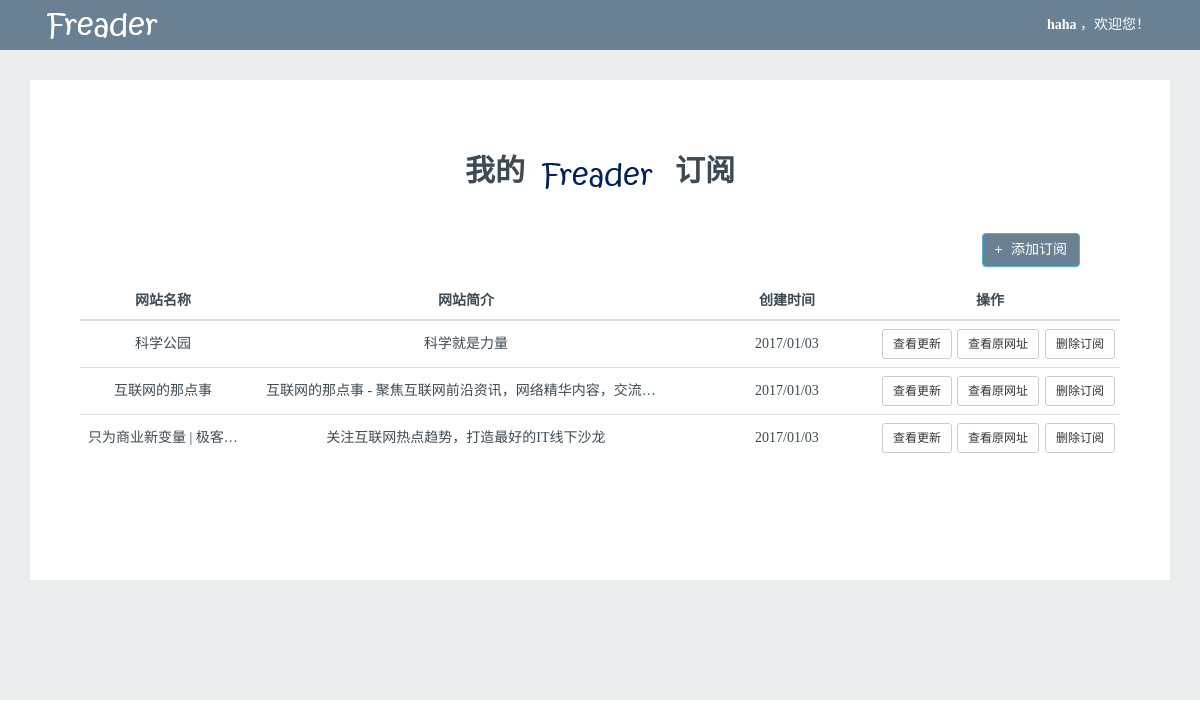
/home/ (signed in), run on an earlier commit of the app's database.
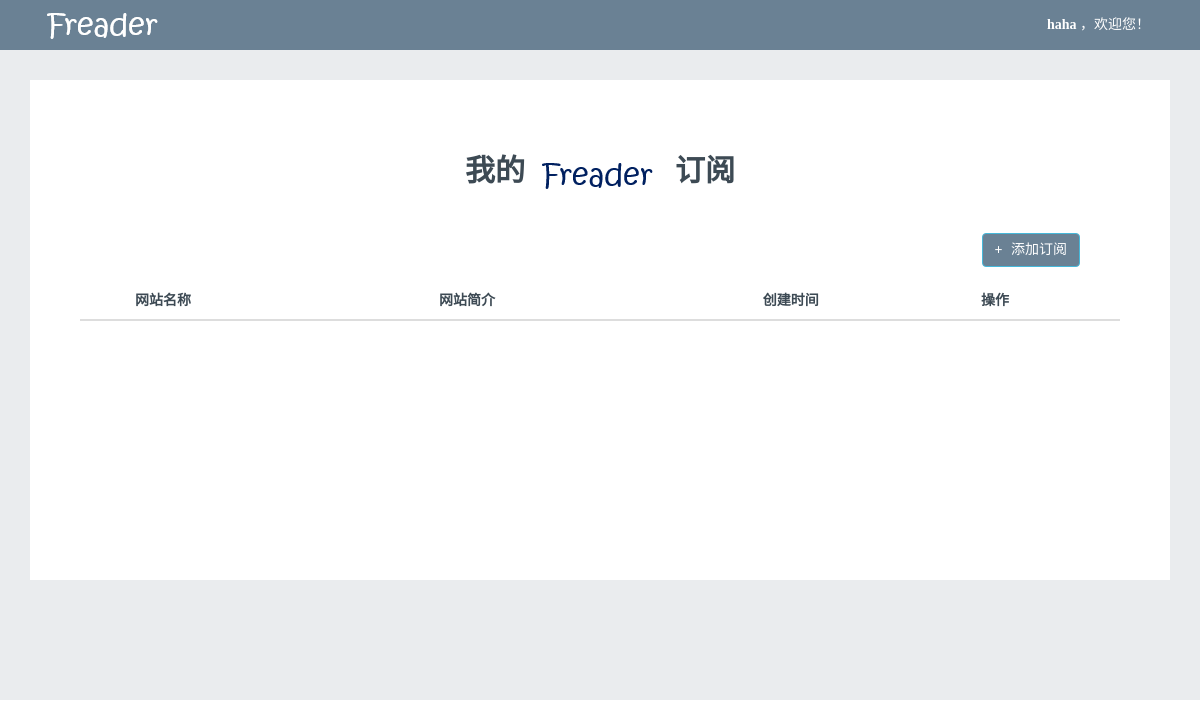
And on a later commit of the database.
### Main/models.py (models this page shows, shortened)
class Channel(models.Model):
    title=models.CharField('标题',max_length=32)
    link=models.CharField('订阅源',max_length=64)
    description=models.CharField('描述',max_length=128)
    created_time=models.DateTimeField("创建时间",auto_now_add=True)
    has_update=models.BooleanField('是否有更新',default=False)
    class Meta:
        ordering=['-created_time']

### Main/views.py (the view)
# urls.py: url(r'^home/$',HomePageView.as_view(),name='home'),
class HomePageView(ListView):
    template_name = 'homepage.html'
    context_object_name = 'channel_list'
    def get_queryset(self):
        user=self.request.user
        if not user.is_anonymous:
            channel_list=user.account.channel.all().distinct()
            return channel_list
        else:
            return None
    def get_context_data(self, **kwargs):
        if self.request.user.is_anonymous():
            kwargs['username']='游客'
        else:
            kwargs['username']=self.request.user.username
        kwargs['form']=ChnlForm()
        return super(HomePageView,self).get_context_data(**kwargs)

### Main/templates/homepage.html (shortened to what this page needs)
{% extends 'template.html' %}
{% load staticfiles %}
{% block mycss %}
    <link rel="stylesheet" type="text/css" href="{% static 'main/css/main.css' %}">
{% endblock %}
{% block content %}
<div id="container">
		<div id="top">
            <span class="dropdown">
                    <a id="username" href="{% url 'Main:home' %}" class="dropdown-toggle" data-toggle="dropdown" aria-haspopup="true" aria-expanded="true">
                        {{ username }}
                    </a>
            </span>
            <span>，欢迎您！</span>
        </div>
        <div id="mainbox">
            <div style="font-size: 30px;font-weight: bold; margin: 20px; text-align: center;">我的<img src="{% static 'main/img/logo_blue.png' %}" alt="Freader">订阅</div>
            <div style="height: 50px;">
                <button id="addbutton" type="button" class="btn btn-info" data-toggle="modal" data-target="#addbox" style="right: 10%; position: absolute; background: #6A8194;">
                    <span style="font-weight: 900;padding-right: 5px;">+</span>
                    <span>添加订阅</span>
                </button>
            </div>
           <div>
                <table class="table table-hover">
                    <thead>
                        <tr>
                            <th><div style="width:150px;">网站名称</div></th>
                            <th><div style="width:400px;">网站简介</div></th>
                            <th><div style="width:150px;">创建时间</div></th>
                            <th colspan="3"><div style="width:200px;">操作</div></th>
                        </tr>
                    </thead>
                    <tbody>
                    {% for channel in channel_list %}
                        <tr>
                            <td><div class="tableunit" style="width:150px;">{{ channel.title }}</div></td>
                            <td><div class="tableunit" style="width:400px;">{{ channel.description }}</div></td>
                            <td><div class="tableunit" style="width:150px;">{{ channel.created_time|date:"Y/m/d" }}</div></td>
                            <td style="padding-right:0px;padding-left:0px;"><a href="{% url 'Main:chnlupdt' channel.pk %}"><button class="btn btn-sm btn-default">查看更新</button></a></td>
                            <td style="padding-right:0px;padding-left:0px;"><a href="{{ channel.link }}"><button class="btn btn-sm btn-default">查看原网址</button></a></td>
                            <td style="padding-right:0px;padding-left:0px;"><a href="{% url 'Main:delchnl' channel.pk %}"><button class="btn btn-sm btn-default">删除订阅</button></a></td>
                        </tr>
                    {% endfor %}
                    </tbody>
                </table>
           </div>
        </div>
	</div>
{% endblock %}

What changed in the data, as far as the page shows it:
removed Channel: title "科学公园", description "科学就是力量", created_time "2017/01/03"
removed Channel: title "互联网的那点事", description "互联网的那点事 - 聚焦互联网前沿资讯，网络精华内容，交流…", created_time "2017/01/03"
removed Channel: title "只为商业新变量 | 极客…", description "关注互联网热点趋势，打造最好的IT线下沙龙", created_time "2017/01/03"
